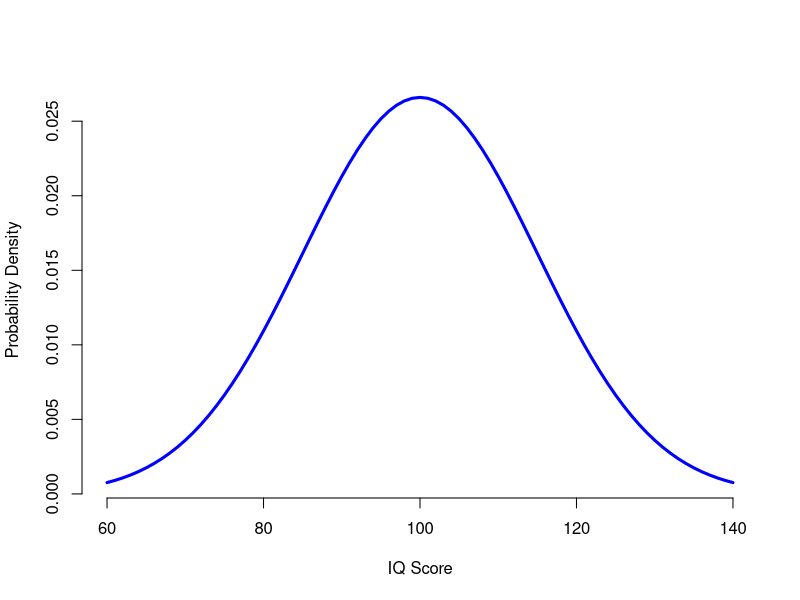
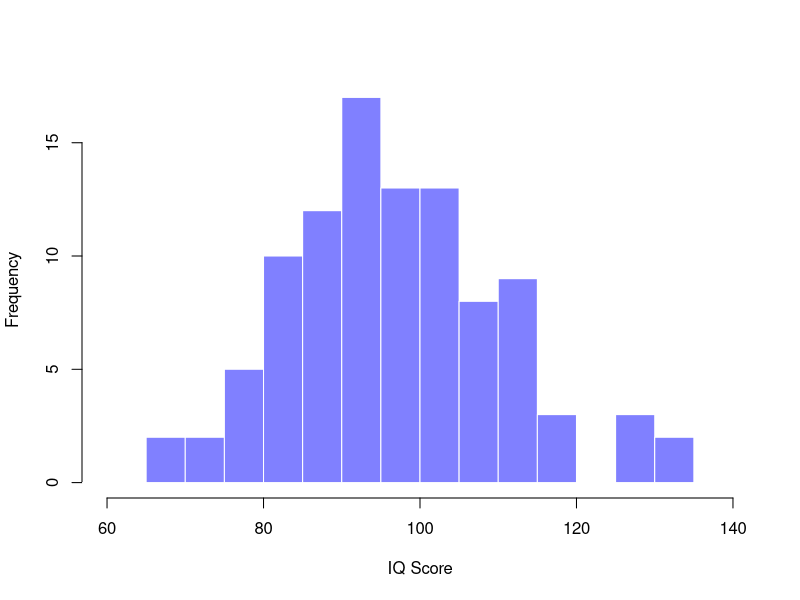
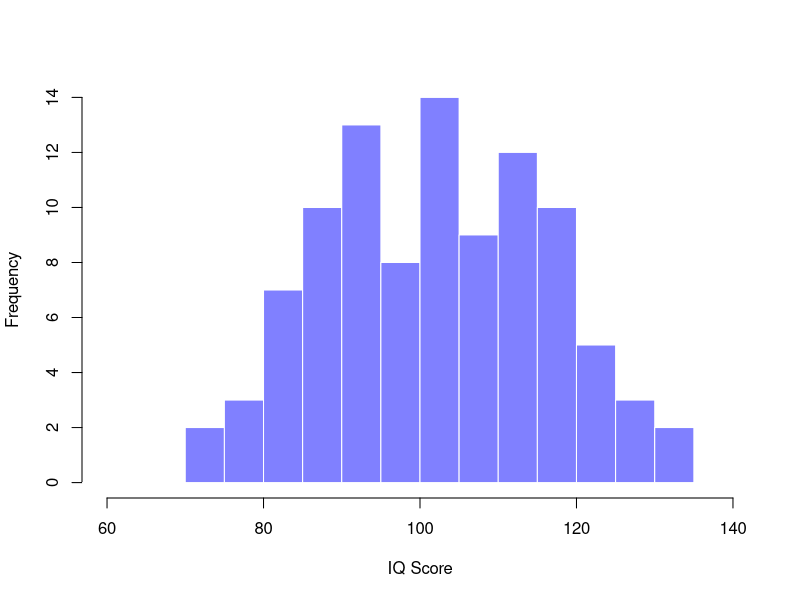
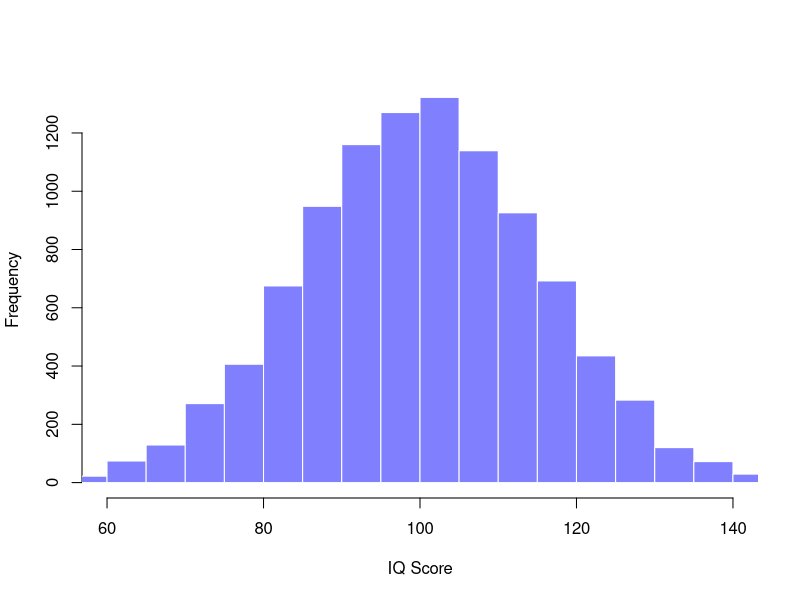

Generate these figures, in order, with R:
## ---- chunk 1
knitr::opts_chunk$set(echo = TRUE)
## ---- chunk 2
estImg <- list()
emphCol <- rgb(0,0,1)
emphColLight <- rgb(.5,.5,1)
emphGrey <- grey(.5)
colour <- TRUE
	width <- 4.5
	height <- 4.5
	
	# plot
	x <- 60:140
	y <- dnorm(x,100,15)
	plot(x,y,lwd=3,type="l",col=ifelse(colour,emphCol,"black"),
		xlab="IQ Score", ylab="Probability Density",frame.plot=FALSE
	)
	
	
	# function to do all the work
	plotSamples <- function( n ) {
		
		IQ <- rnorm(n, 100, 15)
		hist( IQ, breaks=seq(10,180,5), border="white", 
			col=ifelse(colour,emphColLight,emphGrey),
			xlab="IQ Score", ylab="Frequency", xlim=c(60,140),
			main=""
		)
		print( paste( "n=",n,"mean=",mean(IQ), "sd=",sd(IQ) ) )
	}
	
	# plot two different sample sizes
	plotSamples(100)
	plotSamples(100)
	plotSamples(10000)
## ---- chunk 3
qnorm(p = c(0.025,0.975))
## ---- chunk 4
qt(p = .975, df = 10000)
## ---- chunk 5
    cuantil = qnorm(c(0.025,0.975))
    sqrt_n = sqrt(60)
    mean_muestra = 1000
    varianza = 200

    IC = 1000+cuantil*varianza/sqrt_n
    IC
## ---- chunk 6
    alpha = 1-0.9
    cuantil = qnorm(c(1-alpha/2))
    cuantil
## ---- chunk 7
n = (cuantil*varianza/50)**2
n
## ---- chunk 8
x_1_var = 77.46
x_2_var = 76.742
s_1 = 2.47
s_2 = 1.356
n = 50
sp = sqrt( ((n-1)*s_1 + (n-1)*s_2)/(2*n-2) )
alpha = 0.01
sumy = sqrt(2/n)

t  = qt(c(alpha/2,1-alpha/2), 98)
## ---- chunk 9
IC = x_1_var - x_2_var + t*sp*sumy
IC
#IC2 = x_1_var - x_2_var + t*sqrt(s_1/n + s_2/n)
## ---- chunk 10
    s= 2.47
    n = 50
    alpha = 0.05
    sup = qchisq(alpha/2,n-1)
    inf = qchisq(1-alpha/2,n-1)

    numerador = (n-1)*s
    IC = c(numerador/inf, numerador/sup)


